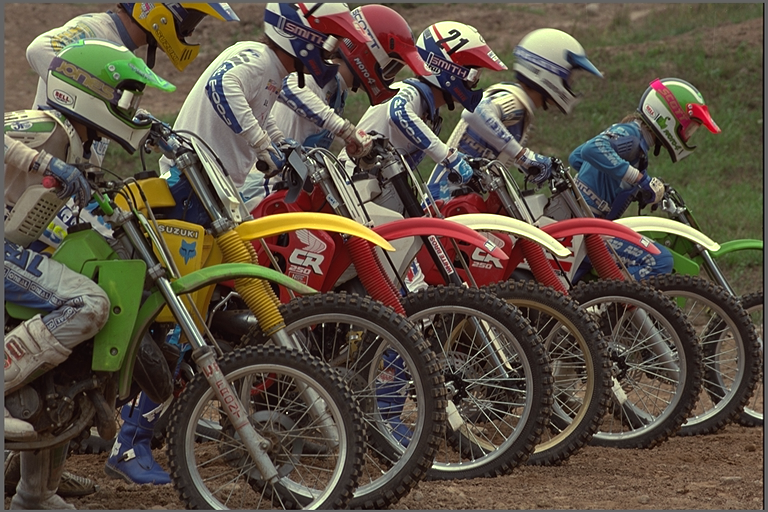
%> input picture refimgs/bikes.bmp, 768 x 512 px
$ octave prtest.m   (GNU Octave 9; MATLAB toolbox functions it lacks are replaced by stand-ins)
%> lines starting %> are read from the running program, lines starting %| are printed output that depends on the picture
### newtt.m
function [Rout tau]=newtt(tau,T1,T2,del,e,Ycr,YP,P,pp)
ta=tau;lamda=0;
it=5;
for tt=1:it
%if del>-T1 && del<T1
if abs(del)<e
    Rout=Ycr;
else

    if -T2<del && del<-T1
        ta=tau+(D-tau)/4;
        tau=ta;
    end

    if -T2<del && del<-T1
        ta=tau+(D-tau)/4;
        tau=ta;
    end

    if T1<del && del<T2
        ta=tau-tau/4;
        tau=ta;
    end

    if del<-T2
    ta=tau+(D-tau)/2;
    tau=ta;
    end

    if del>T2
    ta=tau-tau/2;
    tau=ta;
    end

    [dd1 Ycr]=algo(tau,Ycr,YP,P,pp);
    del=dd1;
    Rout=Ycr+lamda*Ycr;
    lamda=lamda-del;
end

end
%==================================================
function [del plog]=algo(Tau,Ycr,YP,P,pp)
D=256;gamma=0.5;
    WL=((Tau/(D-1))*log(D))/(log(Tau+1));
WH=((1-(Tau/(D-1)))*log(D))/(log(D-Tau));
alp=.1;
for N=1
for ii=1:size(Ycr,1)
    for jj=1:size(Ycr,2)
        if Ycr(ii,jj,N)<=Tau
            nm=Tau*log(D)*log(alp*Ycr(ii,jj,N)+1);
            dm=(D-1)*log(alp*Tau+1);
            plog(ii,jj,N)=nm/dm;
        else
            mlog=-WH*log(D-Ycr(ii,jj,N))+log(D);
            plog(ii,jj,N)=mlog;
        end
    end
end
end
M =256;
N =256;
Z=3;
[Y,X]=meshgrid(1:N,1:M);
 c=[50 170 220];
 n=length(c);
 RF=zeros(size(plog));
for ii=1:n
 Fnok = exp(-((X.^2)+(Y.^2))./(c(n).^2));
 K = 1/(sum(sum(Fnok)));
 F = K.*Fnok;
 IR = double(plog);
 FF  = fftshift(fft2(F));
 IFR = fftshift(fft2(IR));
 IFR=FF.*IFR;
 IFR=real(ifft2(ifftshift(IFR)));
 RR = double(IR)-(IFR);
 nrn=abs(RR)./max(max(RR));
 g=(1./(nrn+0.001)).^(1-c(n)/(max(c)+0.001));
 RF=RF+mat2gray(RR).*g;
end
yr=sum(sum(RF)).^gamma;
p=1-yr/YP;
fx=(plog-min(min(RF))) /(max(max(RF))-min(min(RF)));
del=(P.*pp-p)/(M*N*Z); % for 10 %


### rgb2yuv.m
function [ Y, U, V ] = rgb2yuv( R, G, B )

T = [0.2126 0.7152 0.0722; -0.1146 -0.3854 0.5; 0.5 -0.4542 -0.0468];

R = double(R);
G = double(G);
B = double(B);

Y = T(1,1) * R + T(1,2) * G + T(1,3) * B;
U = T(2,1) * R + T(2,2) * G + T(2,3) * B + 128;
V = T(3,1) * R + T(3,2) * G + T(3,3) * B + 128;

Y = uint8(round(Y));
U = uint8(round(U));
V = uint8(round(V));

end

### LHM.m
function m = LHM( h, mu )

% Implementation of the Log-based Histogram Modification.
%
% Parameters: (see the paper for details)
% h		: input histogram vector whose length is 255.
% mu	: determines strength of the modification. Typical values are from 5.0 to 5.5.
% m		: output modified histogram.

temp = max(h) * 10^(-mu);
denominator = max(h)*temp + 1;
numerator = h*temp + 1;

m = log(numerator) / log(denominator);
m = m/sum(m);		% m is normalized such that the sum of which is to be 1.


end

### PCCE.m
function [y, conv_y1, counter] = PCCE(m, h, beta, gamma, ismono, ini_y1)

%%%%%%%%%%%%%%%%%%%
% Input Variables
%%%%%%%%%%%%%%%%%%%
% m : modified histogram or guide histogram
% h : input original histogram

%%%%%%%%%%%%%%%%%%%
% Input Variables
%%%%%%%%%%%%%%%%%%%
% y 		: optimized result
% conv_y1 	: first element of y when the iteration is converged
% counter	: log for the number of secant iterations

%%%%%%%%%%%%%%%%%%%
% Input Parameters
%%%%%%%%%%%%%%%%%%%
% beta  	: regulation parameter between power term and contrast term. See Eq. (28)
% gamma		: gamma value for the power modeling in Section 3-A.
% ismono	: should the transformation fuction be monotonic? Option for monotonic constraint

%%%%%%%%%%%%%%%%%%%
% Other parameters
%%%%%%%%%%%%%%%%%%%
% L		: original input length, ex) 256
% niter : the number of iterations for the secant analysis
% toll	: tollerance for escaping the loop
% ips	: very small number for the secant method

if nargin < 4
    gamma = 2.2;
end
if nargin < 5
    ismono = 1;
end
if nargin < 6
    y1_tmp = -100.0;
else
    y1_tmp = ini_y1;
end

% default parameter setting
niter = 100;
toll = 5e-11;
ips = 1e-8;
L = length(h);

% for final y
y = zeros(L,1);

% how many iterations are there - log
counter = zeros(L-1,1);

m = m/sum(m) * (L-1);
alpha = beta/([0:L-1]*h);

for k = 1:L-1

    y(k,1) = 0;

    h_tmp = h(k+1:end,1);
    m_bar_tmp = m(k+1:end,1);   % m_bar_tmp = (L-1) * m_bar_tmp/sum(m_bar_tmp);

    y1 = zeros(niter, 1);
    f = zeros(niter, 1);

    if y1_tmp == -100.0
        y1(1,1) = m_bar_tmp(1,1);
        y1(2,1) = m_bar_tmp(1,1) - ips;
    else
        y1(1,1) = y1_tmp;
        y1(2,1) = y1_tmp - ips;
    end

    for n=3:niter
        f(n-2,1) = sum(calc_const(y1(n-2,1), h_tmp, m_bar_tmp, alpha, gamma, ismono)) - (L-1);
        f(n-1,1) = sum(calc_const(y1(n-1,1), h_tmp, m_bar_tmp, alpha, gamma, ismono)) - (L-1);

        y1(n,1) = y1(n-1,1) - ( (y1(n-1,1) - y1(n-2,1))/(f(n-1,1) - f(n-2,1)) * f(n-1,1) );

        % counter increment
        counter(k,1) = counter(k,1) + 1;

        if abs(y1(n,1) - y1(n-1,1)) < toll
            break
        end

    end

    if (y1(n,1) >= 0) || (ismono == 0)
        y(k+1:end,1) = calc_const(y1(n,1), h_tmp, m_bar_tmp, alpha, gamma, ismono);

        conv_y1 = y1(n,1);
        break
    end
end

end

function y = calc_const(y1, h, m, alpha, gamma, ismono)


L = length(h);
y_tmp = zeros(L,1); y_tmp(1,1) = y1;
y = zeros(L,1); y(1,1) = y1;

h_tmp = h;
m_tmp = m;

for i=1:L-1
    y_tmp(i+1,1) = m_tmp(i+1,1) - m_tmp(i,1) + y_tmp(i,1) + (alpha*gamma/2)*h_tmp(i,1)*real(sum(y(1:i))^(gamma-1));
    y(i+1) = y_tmp(i+1,1);

    if ismono && y_tmp(i+1,1) <=0
        y(i+1) = 0;
%         y_tmp(i+1) = y_tmp(i);
%         h_tmp(i+1) = h_tmp(i) + h_tmp(i+1);
%         m_tmp(i+1) = m_tmp(i);
    end
end


end

### yuv2rgb.m
function rgb = yuv2rgb(Y,U,V)

Y = double(Y);
U = double(U) - 128;
V = double(V) - 128;

T = inv([0.2126 0.7152 0.0722; -0.1146 -0.3854 0.5; 0.5 -0.4542 -0.0468]);
rgb = zeros(size(Y,1),size(Y,2),3);

rgb(:,:,1) = T(1,1) * Y + T(1,2) * U + T(1,3) * V;
rgb(:,:,2) = T(2,1) * Y + T(2,2) * U + T(2,3) * V;
rgb(:,:,3) = T(3,1) * Y + T(3,2) * U + T(3,3) * V;
rgb = uint8(round(rgb));

end

### prtest.m
clc;
close all
clear all
[J P]=uigetfile('*.*','select the source file');
%> the answer given: refimgs/bikes.bmp
I=imread(strcat(P,J));
%> I is the input picture: size 512x768x3 uint8; mean R, G, B 91.7, 81.2, 67.7
I=imresize(I,[256 256]);
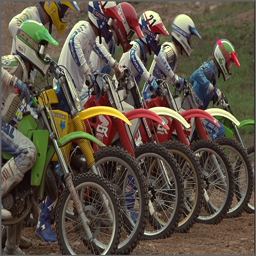
%> I: size 256x256x3 uint8; mean R, G, B 91.7, 81.2, 67.7
save I I
I=im2double(I);
%> I: size 256x256x3 double
Pow=.1;                                       % 10 percent
L=I.*sqrt(1-Pow);
%==============================
I=L;
P=sum(sum(I(:,:,1)))+sum(sum(I(:,:,2)))+sum(sum(I(:,:,3)));
%> P = 58661.5
% %===============================================
% Proposed Approach ======================
Ycr=rgb2ycbcr(I);
%> Ycr: size 256x256x3 double; mean of channels 1, 2, 3 0.327, 0.474, 0.523
gamma=.5;
Tau=127;
D=256;
YP=sum(sum(Ycr(:,:,1).^gamma));
%> YP = 36645.6
WL=((Tau/(D-1))*log(D))/(log(Tau+1));
WH=((1-(Tau/(D-1)))*log(D))/(log(D-Tau));
alp=.1;
for N=1
for ii=1:size(Ycr,1)
    for jj=1:size(Ycr,2)
        if Ycr(ii,jj,N)<=Tau
            nm=Tau*log(D)*log(alp*Ycr(ii,jj,N)+1);
            dm=(D-1)*log(alp*Tau+1);
            plog(ii,jj,N)=nm/dm;
        else
            mlog=-WH*log(D-Ycr(ii,jj,N))+log(D);
            plog(ii,jj,N)=mlog;
        end
    end
end
end
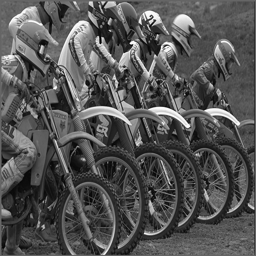
%> plog: size 256x256 double; min 0.0068, max 0.0884, mean 0.0339; drawn with min black and max white
%> after the loop, dm = 667.4; nm = 26.2

[M N Z]=size(I);
%> M = 256; N = 256; Z = 3
[Y,X]=meshgrid(1:N,1:M);
 c=[50 170 220];
 n=length(c);
 RF=zeros(size(plog));
for ii=1:n
 Fnok = exp(-((X.^2)+(Y.^2))./(c(n).^2));
 K = 1/(sum(sum(Fnok)));
 F = K.*Fnok;
 IR = double(plog);
 FF  = fftshift(fft2(F));
 IFR = fftshift(fft2(IR));
 IFR=FF.*IFR;
 IFR=real(ifft2(ifftshift(IFR)));
 RR = double(IR)-(IFR);
 nrn=abs(RR)./max(max(RR));
 g=(1./(nrn+0.001)).^(1-c(n)/(max(c)+0.001));
 RF=RF+mat2gray(RR).*g;
end
%> this loop made 3 passes
%> pass 1, `nrn=abs(RR)./max(max(RR));`:
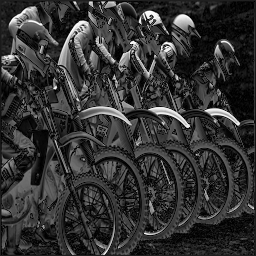
%> nrn: size 256x256 double; min 8.94e-07, max 1, mean 0.202
yr=sum(sum(RF)).^gamma;
%> yr = 257.1
p=1-yr/YP;
%> p = 0.993
fx=(plog-min(min(RF))) /(max(max(RF))-min(min(RF)));
del=(P.*Pow-p)/(M*N*Z); % for 10 %
%> del = 0.0298
T1=0.005;T2=0.1;
e=0.01;pp=.1;
[Rout nwtau]=newtt(Tau,T1,T2,del,e,Ycr(:,:,1),YP,P,pp);
%> the loop in newtt, `for tt=1:it` made 5 passes
%> lamda on passes 1 to 5: -0.0298, -0.0597, -0.0895, -0.119, -0.149
%> after the loop in newtt, `for tt=1:it`: ta = 30.14
%> nwtau = 30.14
R(:,:,1)=mat2gray(Rout);
R(:,:,2)=(Ycr(:,:,2));
R(:,:,3)=(Ycr(:,:,3));
%> R: size 256x256x3 double; mean of channels 1, 2, 3 0.333, 0.474, 0.523
RR=ycbcr2rgb(R);
g=1e-4:.5e-3:0.01;
figure,plot(g,log10(1./g));xlabel('---e');ylabel('Iterations')
ylim([1 5]);
figure,subplot(221);imshow(I);title('Original Image');
subplot(222);imshow(RR);title('proposed Enhanced Image');
disp('For Proposed ');
E1=sum(sum(20*log(max(RR)./(min(RR)+eps))))/(256*256)*10
hy = fspecial('sobel');
hx = hy';
Iy = imfilter(double(RR(:,:,1)), hy, 'replicate');
Ix = imfilter(double(RR(:,:,1)), hx, 'replicate');
g1 = sqrt(Ix.^2 + Iy.^2);
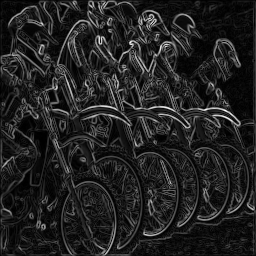
%> g1: size 256x256 double; min 0.000782, max 4.35, mean 0.585; drawn with min black and max white
G1=mean2((g1))*(Pow*100)
%> G1 = 5.85


%==================================================
%==================================================
%clear
load I
I=double(I);
P=.1;                                       % 10 percent
L=I.*sqrt(1-Pow);
subplot(223),imshow(uint8(L));title('Linear Image');
LL=mat2gray(L);
disp('For Linear ');
E2=sum(sum(20*log(max(LL)./(min(LL)+eps))))/(256*256)*10
%> E2 = 10.09
I=L;
Iy = imfilter(double(LL(:,:,1)), hy, 'replicate');
Ix = imfilter(double(LL(:,:,1)), hx, 'replicate');
g2 = sqrt(Ix.^2 + Iy.^2);
G2=mean2((g2))*(Pow*100)
%> G2 = 4.95
%=====================================
[Y,U,V] = rgb2yuv(I(:,:,1),I(:,:,2),I(:,:,3));
%> in rgb2yuv, `V = T(3,1) * R + T(3,2) * G + T(3,3) * B + 128;`:
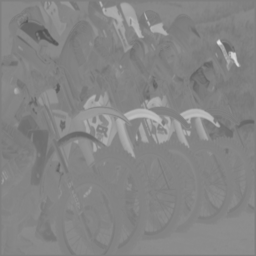
%> V: size 256x256 double; min 84.02, max 226.6, mean 133.5
Yn = double(Y);
% extract an input histogram vector h
h = zeros(256,1);
for j=1:size(Yn,1)
    for i=1:size(Yn,2)
        temp = Yn(j,i) + 1;
        h(temp,1) = h(temp,1) + 1;
    end
end
%> after the loop, h = 256 values, max 892 at index 95, min 0 at index 243, mean 256
clear temp
% modified histogram by logarithmic function
m = LHM(h,.5);
%> in LHM, `temp = max(h) * 10^(-mu);`: temp = 282.1
%> in LHM, `denominator = max(h)*temp + 1;`: denominator = 251612
%> in LHM, `numerator = h*temp + 1;`: numerator = 256 values, max 251612 at index 95, min 1 at index 243, mean 72212.2
%> in LHM, `m = log(numerator) / log(denominator);`: m = 256 values, max 1 at index 95, min 0 at index 243, mean 0.806
%> in LHM, `m = m/sum(m);`: m = 256 values, max 0.00485 at index 95, min 0 at index 243, mean 0.00391
% Convex optimization
D = inv(tril(ones(256,256)));
[y, ~, ~] = PCCE(m, h, .1); x = D\y;
%> in PCCE, `L = length(h);`: L = 256
%> in PCCE, `m = m/sum(m) * (L-1);`: m = 256 values, max 1.24 at index 95, min 0 at index 243, mean 0.996
%> in PCCE, `alpha = beta/([0:L-1]*h);`: alpha = 1.95e-08
%> the loop in PCCE, `for k = 1:L-1` made 1 pass
%> conv_y1 on pass 1: 0.474
%> after the loop in PCCE, `for k = 1:L-1`: counter = 255 values, max 4 at index 1, min 0 at index 2, mean 0.0157; f = 100 values, max 47.74 at index 1, min 0 at index 6, mean 0.956; y = 256 values, max 1.21 at index 95, min 0 at index 1, mean 0.996; y1 = 100 values, max 0.63 at index 1, min 0 at index 7, mean 0.0316
%> after `x = D\y`: x = 256 values from 0 to 255
% write output image
for j=1:size(Yn,1)
    for i=1:size(Yn,2)
        out_Y(j,i) = round(x(Yn(j,i)+1));
    end
end
out_RGB = yuv2rgb(uint8(out_Y),U,V);
%> in yuv2rgb, `V = double(V) - 128;`:
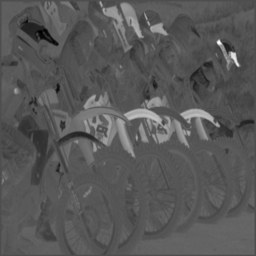
%> V: size 256x256 double; min -44, max 99, mean 5.5; drawn with min black and max white
%> in yuv2rgb, `rgb(:,:,2) = T(2,1) * Y + T(2,2) * U + T(2,3) * V;`:
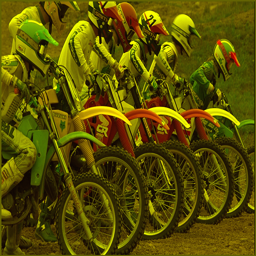
%> rgb: size 256x256x3 double; mean R, G, B 87.7, 77.7, 0; drawn with min black and max white
subplot(224),imshow(out_RGB);title('PCCE output');
out_RGB=double(out_RGB);
disp('For PCCE ');
E3=sum(sum(20*log(max(out_RGB)./(min(out_RGB)+eps))))/(256*256)*10
%> E3 = 17.61
clear Ix Iy
Iy = imfilter(mat2gray(out_RGB(:,:,1)), hy, 'replicate');
Ix = imfilter(mat2gray(out_RGB(:,:,1)), hx, 'replicate');
g3 = sqrt(Ix.^2 + Iy.^2);
G3=mean2((g3))*(Pow*100)
%> G3 = 5.19
